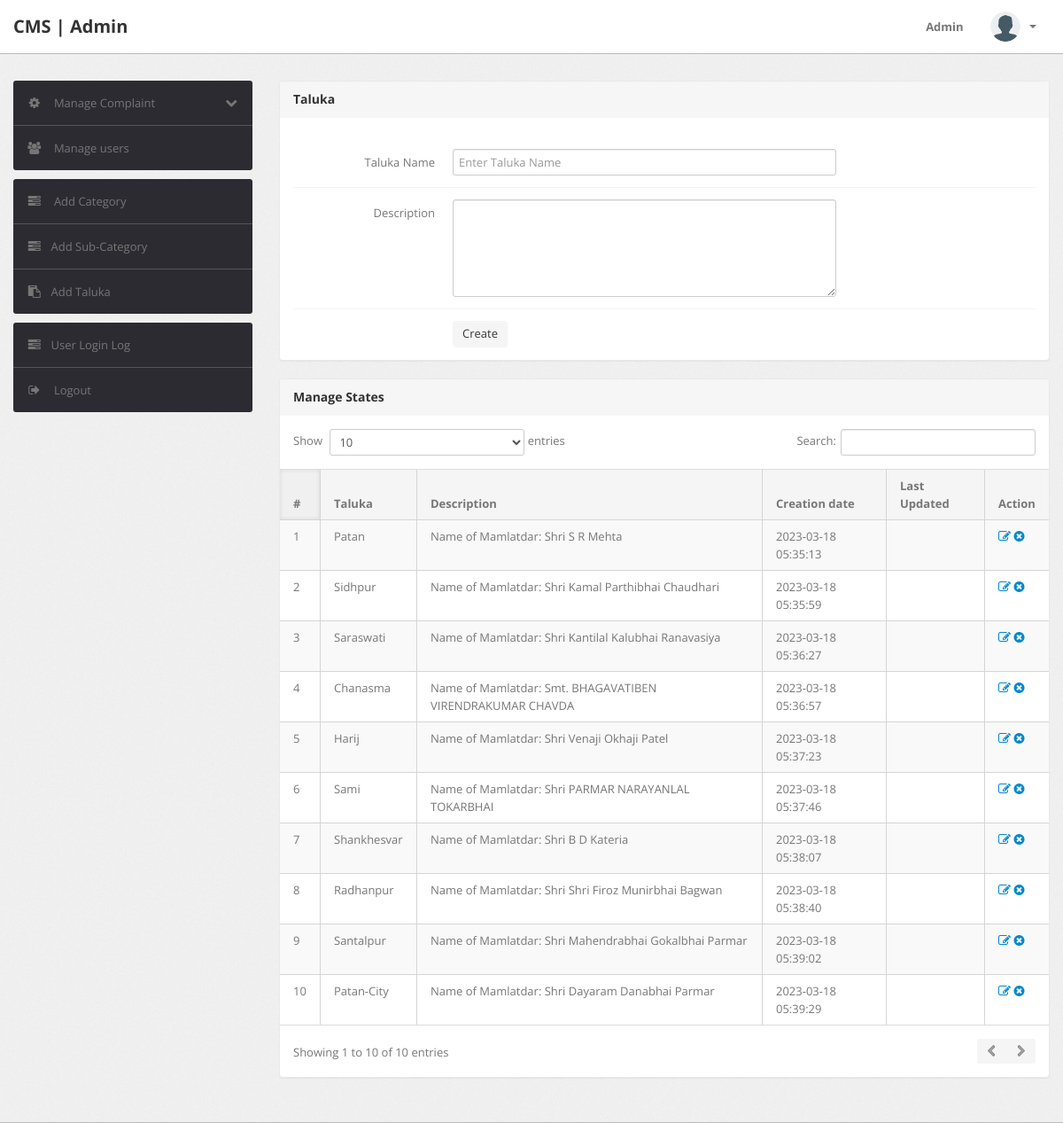
The app's page /admin/state.php (signed in) with its own data.
### tables this page shows
CREATE TABLE `state` (
  `id` int(11) NOT NULL,
  `stateName` varchar(255) DEFAULT NULL,
  `stateDescription` tinytext DEFAULT NULL,
  `postingDate` timestamp NULL DEFAULT current_timestamp(),
  `updationDate` timestamp NULL DEFAULT NULL ON UPDATE current_timestamp()
);

### admin/state.php (the view, shortened to what this page needs)
<?php
include('include/config.php');
if (strlen($_SESSION['alogin']) == 0) {
	header('location:index.php');
} else {
	?>
	<!DOCTYPE html>
	<html lang="en">
	<head>
		<link type="text/css" href="bootstrap/css/bootstrap.min.css" rel="stylesheet">
		<link type="text/css" href="bootstrap/css/bootstrap-responsive.min.css" rel="stylesheet">
		<link type="text/css" href="css/theme.css" rel="stylesheet">
		<link type="text/css" href="images/icons/css/font-awesome.css" rel="stylesheet">
	</head>
	<body>
		<?php include('include/header.php'); ?>
		<div class="wrapper">
			<div class="container">
				<div class="row">
					<?php include('include/sidebar.php'); ?>
					<div class="span9">
						<div class="content">
							<div class="module">
								<div class="module-head">
									<h3>Taluka</h3>
								</div>
								<div class="module-body">
									<br />
									<form class="form-horizontal row-fluid" name="Category" method="post">
										<div class="control-group">
											<label class="control-label" for="basicinput">Taluka Name</label>
											<div class="controls">
												<input type="text" placeholder="Enter Taluka Name" name="state"
													class="span8 tip" required>
											</div>
										</div>
										<div class="control-group">
											<label class="control-label" for="basicinput">Description</label>
											<div class="controls">
												<textarea class="span8" name="description" rows="5"></textarea>
											</div>
										</div>
										<div class="control-group">
											<div class="controls">
												<button type="submit" name="submit" class="btn">Create</button>
											</div>
										</div>
									</form>
								</div>
							</div>
							<div class="module">
								<div class="module-head">
									<h3>Manage States</h3>
								</div>
								<div class="module-body table">
									<table cellpadding="0" cellspacing="0" border="0"
										class="datatable-1 table table-bordered table-striped	 display" width="100%">
										<thead>
											<tr>
												<th>#</th>
												<th>Taluka</th>
												<th>Description</th>
												<th>Creation date</th>
												<th>Last Updated</th>
												<th>Action</th>
											</tr>
										</thead>
										<tbody>
											<?php $query = mysqli_query($con, "select * from state");
											$cnt = 1;
											while ($row = mysqli_fetch_array($query)) {
												?>
												<tr>
													<td>
														<?php echo htmlentities($cnt); ?>
													</td>
													<td>
														<?php echo htmlentities($row['stateName']); ?>
													</td>
													<td>
														<?php echo htmlentities($row['stateDescription']); ?>
													</td>
													<td>
														<?php echo htmlentities($row['postingDate']); ?>
													</td>
													<td>
													</td>
													<td>
														<a href="edit-state.php?id=<?php echo $row['id'] ?>"><i
																class="icon-edit"></i></a>
														<a href="state.php?id=<?php echo $row['id'] ?>&del=delete"
															onClick="return confirm('Are you sure you want to delete?')"><i
																class="icon-remove-sign"></i></a>
													</td>
												</tr>
												<?php $cnt = $cnt + 1;
											} ?>
									</table>
								</div>
							</div>
						</div>
					</div>
				</div>
			</div>
		</div>
	</body>
<?php } ?>

### records on screen
state: stateName "Patan", stateDescription "Name of Mamlatdar: Shri S R Mehta", postingDate "2023-03-18 05:35:13"
state: stateName "Sidhpur", stateDescription "Name of Mamlatdar: Shri Kamal Parthibhai Chaudhari", postingDate "2023-03-18 05:35:59"
state: stateName "Saraswati", stateDescription "Name of Mamlatdar: Shri Kantilal Kalubhai Ranavasiya", postingDate "2023-03-18 05:36:27"
state: stateName "Chanasma", stateDescription "Name of Mamlatdar: Smt. BHAGAVATIBEN VIRENDRAKUMAR CHAVDA", postingDate "2023-03-18 05:36:57"
state: stateName "Harij", stateDescription "Name of Mamlatdar: Shri Venaji Okhaji Patel", postingDate "2023-03-18 05:37:23"
state: stateName "Sami", stateDescription "Name of Mamlatdar: Shri PARMAR NARAYANLAL TOKARBHAI", postingDate "2023-03-18 05:37:46"
state: stateName "Shankhesvar", stateDescription "Name of Mamlatdar: Shri B D Kateria", postingDate "2023-03-18 05:38:07"
state: stateName "Radhanpur", stateDescription "Name of Mamlatdar: Shri Shri Firoz Munirbhai Bagwan", postingDate "2023-03-18 05:38:40"
state: stateName "Santalpur", stateDescription "Name of Mamlatdar: Shri Mahendrabhai Gokalbhai Parmar", postingDate "2023-03-18 05:39:02"
state: stateName "Patan-City", stateDescription "Name of Mamlatdar: Shri Dayaram Danabhai Parmar", postingDate "2023-03-18 05:39:29"
